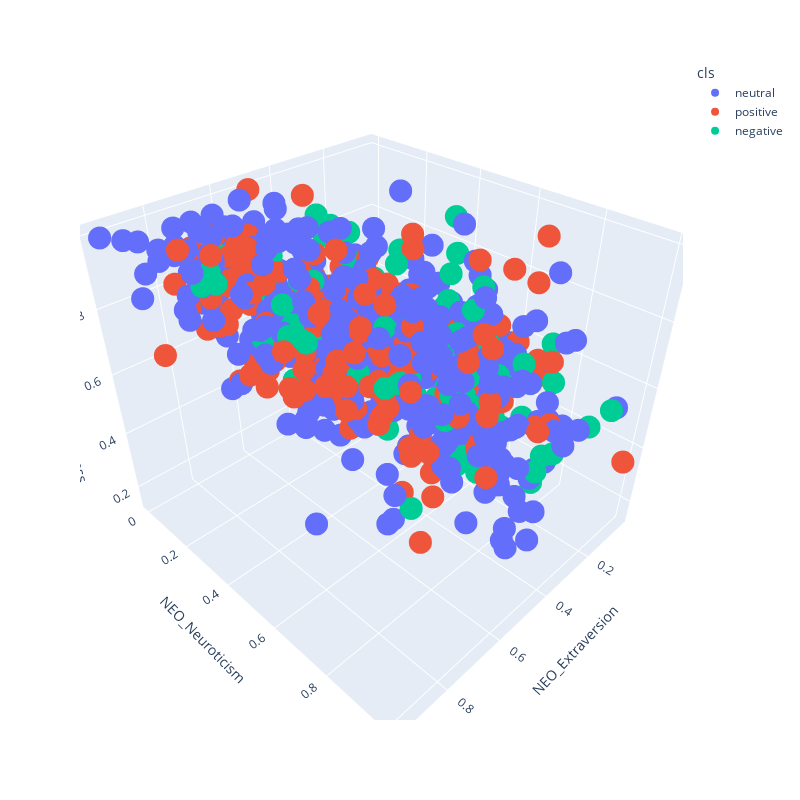

Source (notebook cell):
### Code cell
import plotly.express as px

fig = px.scatter_3d(corr_m.loc[corr_m['cls']!='NA'], x='NEO_Extraversion', y='NEO_Neuroticism', z='NEO_Conscientiousness', color='cls')
# Set the width and height of the plot
fig.update_layout(width=800, height=800)
fig.show()
